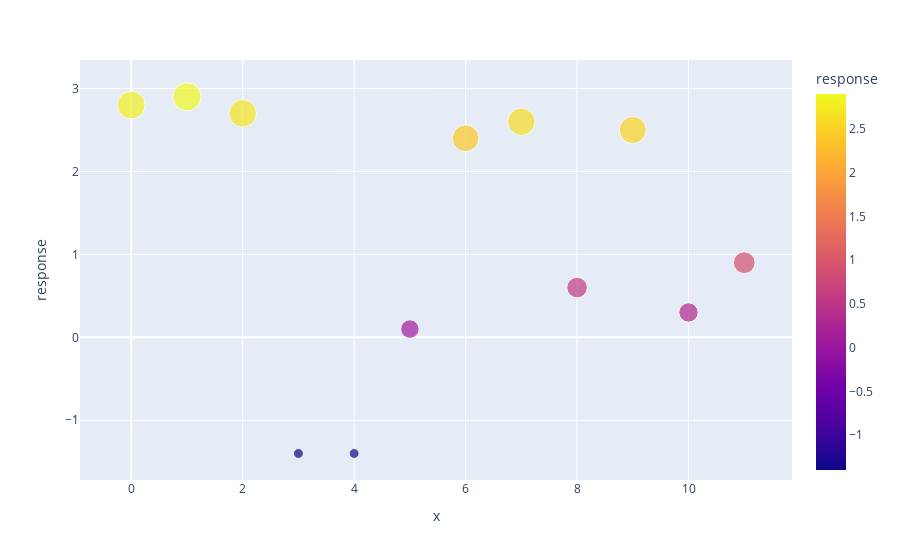

This figure's notebook cell:
### Code cell
df = df.replace('PENDING',pd.NaT)
df = df.dropna(axis=0)
df['response'] = df['response'].apply(pd.to_numeric)
max_value = df['response'].max()
fig = px.scatter(df,x=results_length, y='response',size=df['response']+2 ,color='response',hover_data=['temperature','time','stoichiometry'])
fig.show()
print('Highest response value is {}'.format(df['response'].max()))

### Figure 1 — Plotly figure (JSON) as saved in the notebook; plotly's stock layout.template omitted (floating-point values rounded to 4 significant figures)
{"data": [{"customdata": [[113, 44, 0.33], [121, 44, 0.33], [138, 44, 0.65], [139, 1, 0.65], [139, 1, 0.33], [33, 17, 0.49], [139, 44, 0.33], [139, 44, 0.65], [63, 32, 0.57], [138, 44, 0.33], [30, 44, 0.33], [103, 6, 0.45]], "hovertemplate": "x=%{x}<br>response=%{marker.color}<br>size=%{marker.size}<br>temperature=%{customdata[0]}<br>time=%{customdata[1]}<br>stoichiometry=%{customdata[2]}<extra></extra>", "legendgroup": "", "marker": {"color": [2.8, 2.9, 2.7, -1.4, -1.4, 0.1, 2.4, 2.6, 0.6, 2.5, 0.3, 0.9], "coloraxis": "coloraxis", "size": [4.8, 4.9, 4.7, 0.6, 0.6, 2.1, 4.4, 4.6, 2.6, 4.5, 2.3, 2.9], "sizemode": "area", "sizeref": 0.01225, "symbol": "circle"}, "mode": "markers", "name": "", "orientation": "v", "showlegend": false, "type": "scatter", "x": [0, 1, 2, 3, 4, 5, 6, 7, 8, 9, 10, 11], "xaxis": "x", "y": [2.8, 2.9, 2.7, -1.4, -1.4, 0.1, 2.4, 2.6, 0.6, 2.5, 0.3, 0.9], "yaxis": "y"}], "layout": {"coloraxis": {"colorbar": {"title": {"text": "response"}}, "colorscale": [[0, "#0d0887"], [0.1111, "#46039f"], [0.2222, "#7201a8"], [0.3333, "#9c179e"], [0.4444, "#bd3786"], [0.5556, "#d8576b"], [0.6667, "#ed7953"], [0.7778, "#fb9f3a"], [0.8889, "#fdca26"], [1, "#f0f921"]]}, "legend": {"itemsizing": "constant", "tracegroupgap": 0}, "margin": {"t": 60}, "xaxis": {"anchor": "y", "domain": [0, 1], "title": {"text": "x"}}, "yaxis": {"anchor": "x", "domain": [0, 1], "title": {"text": "response"}}}}
